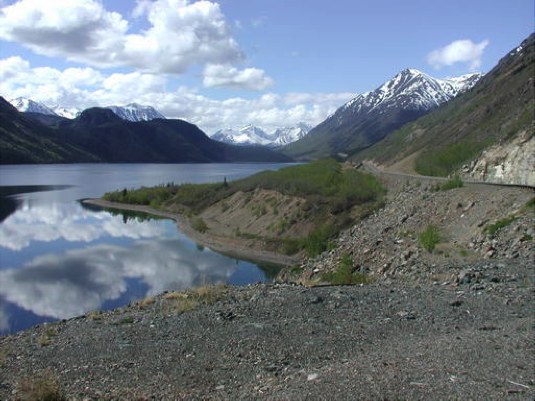
//> input picture MTI805_Laboratoire_2_Panorama/MTI805_Laboratoire_2_Panorama/right1.png, 535 x 401 px
$ ./MTI805_Laboratoire_2_Panorama   (built with g++ and OpenCV 4)
//> lines starting //> are read from the running program, lines starting //| are printed output that depends on the picture
### MTI805_Laboratoire_2_Panorama/MTI805_Laboratoire_2_Panorama/stdafx.h
// stdafx.h : include file for standard system include files,
// or project specific include files that are used frequently, but
// are changed infrequently
//

#pragma once

#include "targetver.h"

#include <stdio.h>
#include <tchar.h>


// TODO: reference additional headers your program requires here

### MTI805_Laboratoire_2_Panorama/MTI805_Laboratoire_2_Panorama/MTI805_Laboratoire_2_Panorama.cpp
// MTI805_Laboratoire_2_Panorama.cpp : Defines the entry point for the console application.
//

#include "stdafx.h"
#include <stdio.h>
#include <iostream>
#include "opencv2/core.hpp"
#include "opencv2/features2d.hpp"
#include "opencv2/xfeatures2d.hpp"
#include "opencv2/highgui.hpp"
#include "opencv2/imgproc/imgproc.hpp"
#include "opencv2/calib3d/calib3d.hpp"

using namespace cv;
using namespace cv::xfeatures2d;
using namespace std;

int main()
{

	Mat rightImg = imread("right1.png", CV_LOAD_IMAGE_UNCHANGED);
//> rightImg is the input picture: 401 rows x 535 cols, CV_8UC4; mean B, G, R, A 130.1, 120.6, 110.3, 253.6

	Mat leftImg = imread("left1.png", CV_LOAD_IMAGE_UNCHANGED);
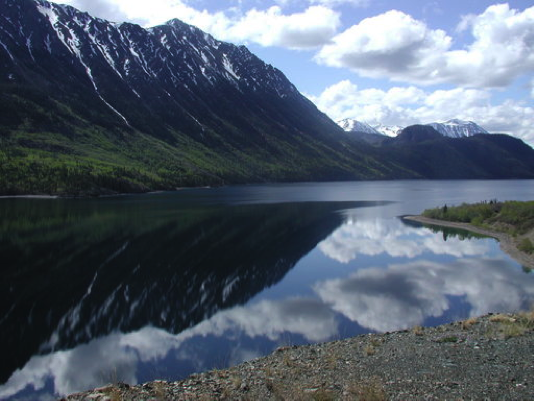
//> input picture MTI805_Laboratoire_2_Panorama/MTI805_Laboratoire_2_Panorama/left1.png, 534 x 401 px
//> leftImg is the input picture: 401 rows x 534 cols, CV_8UC4; mean B, G, R, A 109.4, 95.4, 84.5, 254.3

	if (!rightImg.data || !leftImg.data)
	{
		cout << "Error : Images are not loaded..!!" << endl;
		return -1;
	}

	// Convert to gray - scale.

	Mat gray_rightImg;
	Mat gray_leftImg;
	Mat gray_rightImg_keyPoints;
	Mat gray_leftImg_keyPoints;
	cvtColor(rightImg, gray_rightImg, CV_RGB2GRAY);
	cvtColor(leftImg, gray_leftImg, CV_RGB2GRAY);
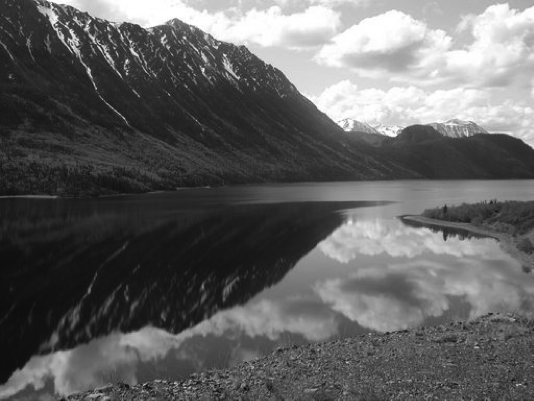
//> gray_leftImg: 401 rows x 534 cols, CV_8UC1; min 9, max 255, mean 98.4

	// Detect key - points / features.

	int minHessian = 400;
	Ptr<SIFT> detector = SIFT::create(minHessian);
	std::vector< KeyPoint > keypoints_right, keypoints_left;
	detector->detect(gray_rightImg, keypoints_right);
//> keypoints_right = 400 keypoints; strongest (x, y, size): (316, 270, 2), (455, 95, 1.9), (371, 100, 1.9), (103, 136, 43.3)
	detector->detect(gray_leftImg, keypoints_left);
//> keypoints_left = 400 keypoints; strongest (x, y, size): (203, 70, 2.5), (54, 19, 6.3), (71, 31, 3), (224, 55, 1.9)

	// Display keypoints
	drawKeypoints(gray_rightImg, keypoints_right, gray_rightImg_keyPoints, Scalar::all(-1), DrawMatchesFlags::DRAW_RICH_KEYPOINTS);
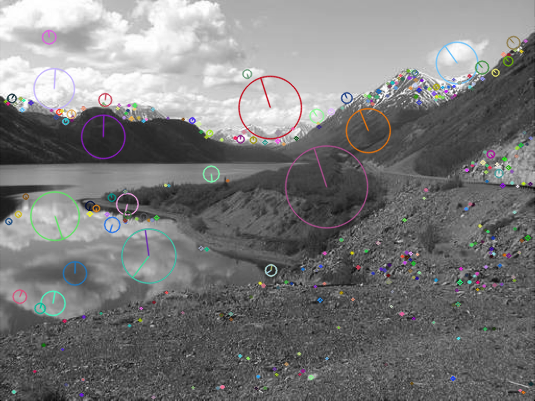
//> gray_rightImg_keyPoints: 401 rows x 535 cols, CV_8UC3; mean B, G, R 122.3, 122.2, 122.3
	imshow("keyPoints_right", gray_rightImg_keyPoints);
	imwrite("sift_keypoints_right.jpg", gray_rightImg_keyPoints);

	drawKeypoints(gray_leftImg, keypoints_left, gray_leftImg_keyPoints, Scalar::all(-1), DrawMatchesFlags::DRAW_RICH_KEYPOINTS);
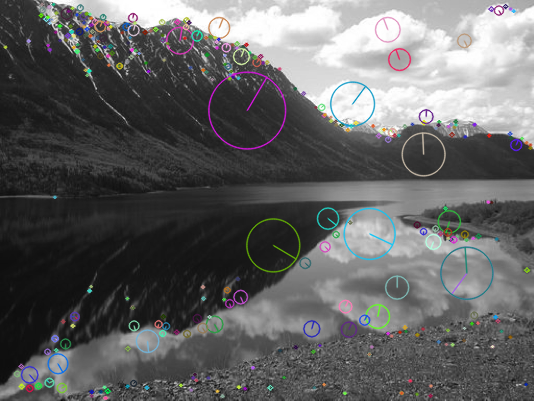
//> gray_leftImg_keyPoints: 401 rows x 534 cols, CV_8UC3; mean B, G, R 99, 98.7, 98.5
	imshow("keyPoints_left", gray_leftImg_keyPoints);
	imwrite("sift_keypoints_left.jpg", gray_leftImg_keyPoints);

	// Extract features.

	Ptr<SIFT> extractor = SIFT::create();
	cv::Mat descriptors_right, descriptors_left;
	extractor->compute(gray_rightImg, keypoints_right, descriptors_right);
	extractor->compute(gray_leftImg, keypoints_left, descriptors_left);

	// Match feature using Flann matcher
	FlannBasedMatcher matcher;
	vector<DMatch> matches;
	matcher.match(descriptors_right, descriptors_left, matches);
//> matches = 400 matches
	double max_dist = 0;
	double min_dist = 100;

	//  Recomputation of max distance & min distance
	for (int i = 0; i < descriptors_right.rows; i++) {
		double dist = matches[i].distance;
		if (dist > max_dist) max_dist = dist;
		if (dist < min_dist) min_dist = dist;
	}
//> this loop made 400 passes
//> (dist, max_dist, min_dist) on pass 1: (77.3, 77.3, 77.3)
//> (dist, max_dist) on passes 2, 4, 5, 10, 139, 148: (343.9, 343.9), (347.3, 347.3), (376, 376), (426.9, 426.9), (441.7, 441.7), (446.9, 446.9)
//> after the loop, max_dist = 446.9; min_dist = 39.61

	// Keep only the good matches (whose distance is less than 3*min_dist)
	vector<DMatch> good_matches;
	for (int i = 0; i < descriptors_right.rows; i++) {
		if (matches[i].distance < 3 * min_dist) {
			good_matches.push_back(matches[i]);
		}
	}

	// Draw matches
	Mat img_matches;
	drawMatches( gray_rightImg, keypoints_right, gray_leftImg, keypoints_left,
		good_matches, img_matches, Scalar::all(-1), Scalar::all(-1),
		vector<char>(), DrawMatchesFlags::NOT_DRAW_SINGLE_POINTS);
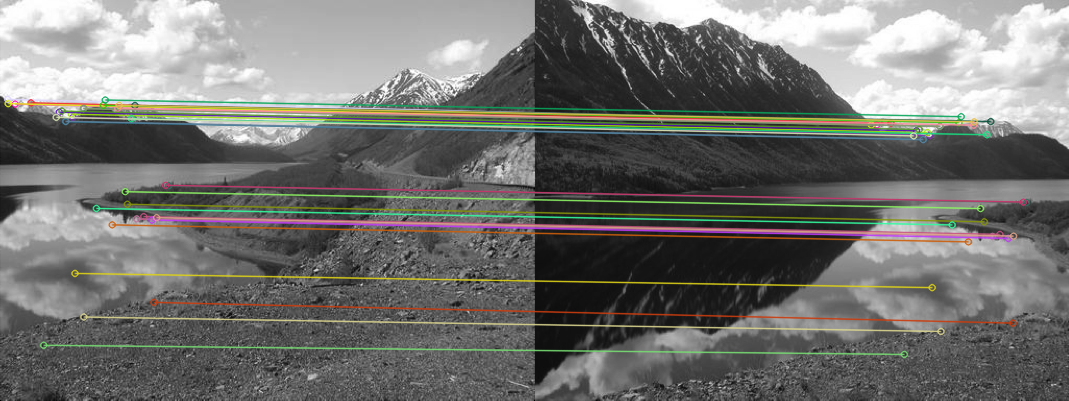
//> img_matches: 401 rows x 1069 cols, CV_8UC3; mean B, G, R 111.1, 114.5, 114.4

	// Show detected matches
	imshow("Good Matches", img_matches);
	imwrite("matches.jpg", img_matches);

	vector<Point2f> obj;
	vector<Point2f> scene;

	for (int i = 0; i < good_matches.size(); i++) {
		obj.push_back(keypoints_right[good_matches[i].queryIdx].pt);
		scene.push_back(keypoints_left[good_matches[i].trainIdx].pt);
	}
//> this loop made 33 passes

	// Warp the image using estimated homography and blend the images
	Mat H = findHomography(obj, scene, CV_RANSAC);
//> H = [[0.654, 0.00958, 328.3], [-0.119, 0.936, 28.37], [-0.000628, 1.16e-05, 1]]

	Mat result;
	warpPerspective(rightImg, result, H, cv::Size(rightImg.cols + leftImg.cols, rightImg.rows));
	Mat half(result, Rect(0, 0, leftImg.cols, leftImg.rows));
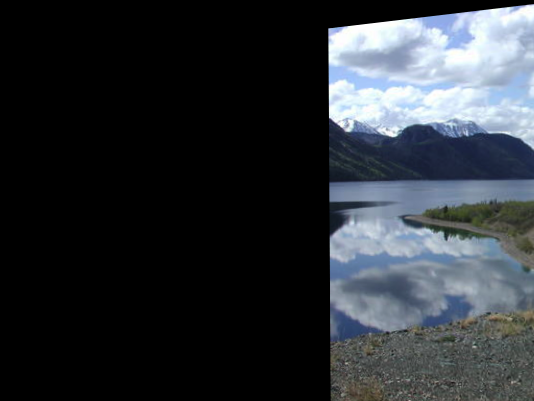
//> half: 401 rows x 534 cols, CV_8UC4; mean B, G, R, A 54.1, 49.1, 44.7, 93.4
	leftImg.copyTo(half);
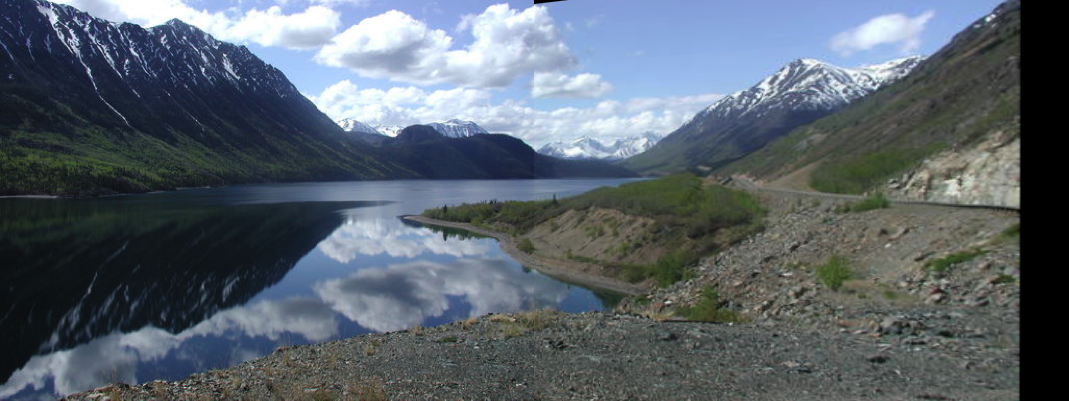
//> result: 401 rows x 1069 cols, CV_8UC4; mean B, G, R, A 108.3, 99, 89.2, 242.5
	imshow("Panorama", result);

	waitKey(0);
}
